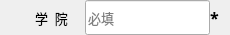
              <widget class="QWidget" name="widget_11" native="true">
               <property name="minimumSize">
                <size>
                 <width>0</width>
                 <height>35</height>
                </size>
               </property>
               <property name="maximumSize">
                <size>
                 <width>16777215</width>
                 <height>35</height>
                </size>
               </property>
               <layout class="QGridLayout" name="gridLayout_9">
                <property name="leftMargin">
                 <number>0</number>
                </property>
                <property name="topMargin">
                 <number>0</number>
                </property>
                <property name="rightMargin">
                 <number>0</number>
                </property>
                <property name="bottomMargin">
                 <number>0</number>
                </property>
                <property name="spacing">
                 <number>0</number>
                </property>
                <item row="0" column="0">
                 <widget class="QLabel" name="label_13">
                  <property name="minimumSize">
                   <size>
                    <width>35</width>
                    <height>35</height>
                   </size>
                  </property>
                  <property name="maximumSize">
                   <size>
                    <width>35</width>
                    <height>35</height>
                   </size>
                  </property>
                  <property name="font">
                   <font>
                    <family>微软雅黑</family>
                    <pointsize>10</pointsize>
                   </font>
                  </property>
                  <property name="text">
                   <string/>
                  </property>
                  <property name="scaledContents">
                   <bool>true</bool>
                  </property>
                 </widget>
                </item>
                <item row="0" column="2">
                 <widget class="QLineEdit" name="lineEdit_college">
                  <property name="minimumSize">
                   <size>
                    <width>0</width>
                    <height>35</height>
                   </size>
                  </property>
                  <property name="maximumSize">
                   <size>
                    <width>16777215</width>
                    <height>35</height>
                   </size>
                  </property>
                  <property name="font">
                   <font>
                    <family>微软雅黑</family>
                    <pointsize>10</pointsize>
                   </font>
                  </property>
                  <property name="placeholderText">
                   <string>必填</string>
                  </property>
                 </widget>
                </item>
                <item row="0" column="1">
                 <widget class="QLabel" name="label_14">
                  <property name="minimumSize">
                   <size>
                    <width>50</width>
                    <height>35</height>
                   </size>
                  </property>
                  <property name="maximumSize">
                   <size>
                    <width>50</width>
                    <height>35</height>
                   </size>
                  </property>
                  <property name="font">
                   <font>
                    <family>微软雅黑</family>
                    <pointsize>10</pointsize>
                   </font>
                  </property>
                  <property name="text">
                   <string>学  院</string>
                  </property>
                 </widget>
                </item>
                <item row="0" column="3">
                 <widget class="QLabel" name="lab_collegeTip">
                  <property name="minimumSize">
                   <size>
                    <width>20</width>
                    <height>0</height>
                   </size>
                  </property>
                  <property name="maximumSize">
                   <size>
                    <width>20</width>
                    <height>16777215</height>
                   </size>
                  </property>
                  <property name="font">
                   <font>
                    <family>微软雅黑</family>
                    <pointsize>12</pointsize>
                    <bold>true</bold>
                   </font>
                  </property>
                  <property name="text">
                   <string>*</string>
                  </property>
                 </widget>
                </item>
               </layout>
              </widget>
